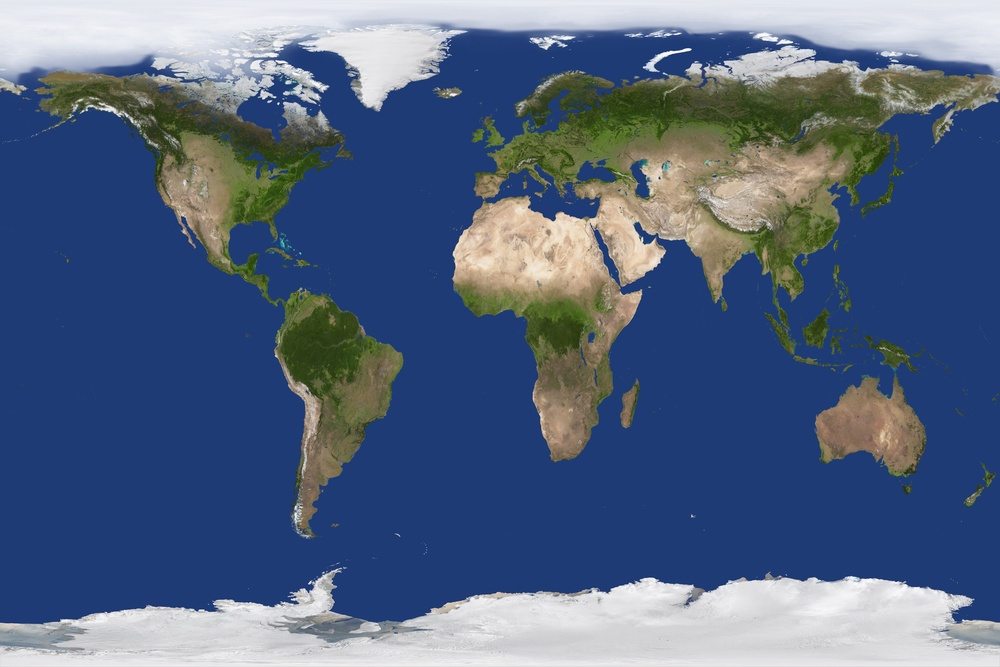
#> input picture lo res earth.jpg, 1000 x 667 px, shrunk from 3072 x 2048 before the run
$ python main.py
#> lines starting #> are read from the running program, lines starting #| are printed output that depends on the picture
### transforms.py
import numpy as np
from PIL import Image
from itertools import product
from math import dist


def stereo_to_polar(
        stereo_in : Image.Image,
        theta_max : float,
        theta_centre : float,
        phi_centre : float) -> Image.Image:


    polar_out = Image.new(
        mode="RGB",
        size=stereo_in.size,
        color=(0, 0, 0)
    )

    # Address the pixels
    stereo_pixels = stereo_in.load()
    polar_pixels = polar_out.load()

    # Convenient constants
    origin = (int(polar_out.width/2), int(polar_out.height/2))
    twopi = 2. * np.pi

    # Iterate over output pixels
    for polar_x, polar_y in product(range(polar_out.width), range(polar_out.height)):

        # Find the polar phi value in radians
        if polar_x == origin:
            polar_phi = 0.
        else:
            polar_phi = np.atan2(polar_x - origin[0], polar_y - origin[1]) % twopi  # Keep positive

        # Find the theta value in radians. It can exceed physical values, since we
        #  are interested in exotic behaviour of the double-cover (or higher than double)
        polar_theta = dist((polar_x, polar_y), origin) * 2. * theta_max / polar_out.width

        # The stereoscopic theta reference will be equal to the polar, but:
        #  (1) First, modulo 2 pi to return to limit to a double cover
        #  (2) Next, if over 1 pi, find the conjugate (theta, phi) pair
        #     at phi -> phi + pi
        stereo_theta = (polar_theta + theta_centre) % twopi
        stereo_phi = polar_phi + phi_centre
        if stereo_theta > np.pi:
            stereo_theta = twopi - stereo_theta
            stereo_phi = (stereo_phi + np.pi) % twopi
        else:
            stereo_phi = stereo_phi % twopi

        # Find the pixel
        stereo_x = int(stereo_phi * polar_out.width / twopi)
        stereo_y = int(stereo_theta * (polar_out.height - 1) / np.pi)

        polar_pixels[polar_x, polar_y] = stereo_pixels[stereo_x, stereo_y]

        if (polar_y == 0) and (polar_x % 82 == 0):
            print(polar_x / polar_out.width)

    # Return the polar image
    return polar_out

### main.py
import numpy as np
from PIL import Image
from transforms import stereo_to_polar

stereo_img = Image.open("lo res earth.jpg")
#> stereo_img is the input picture: PIL image 1000x667 RGB; mean R, G, B 84.1, 101.1, 129.6

print("Original resolution:", stereo_img.size)
#| Original resolution: (1000, 667)

polar_img = stereo_to_polar(
    stereo_img,
    6. * np.pi,
    0., 0.)
#> in stereo_to_polar, `polar_out = Image.new( mode="RGB", size=stereo_in.size, color=(0, 0, 0..`: polar_out: PIL image 1000x667 RGB; every value is 0
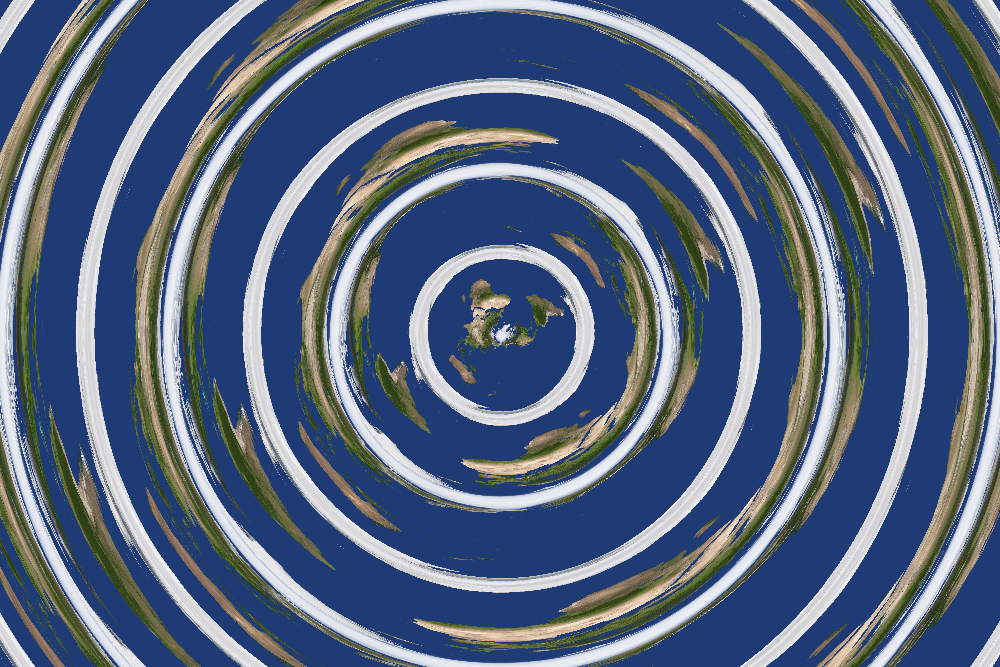
#> polar_img: PIL image 1000x667 RGB; mean R, G, B 86.5, 102.8, 128.9

stereo_img.save("stereo.jpg")
polar_img.save("polar.jpg")
